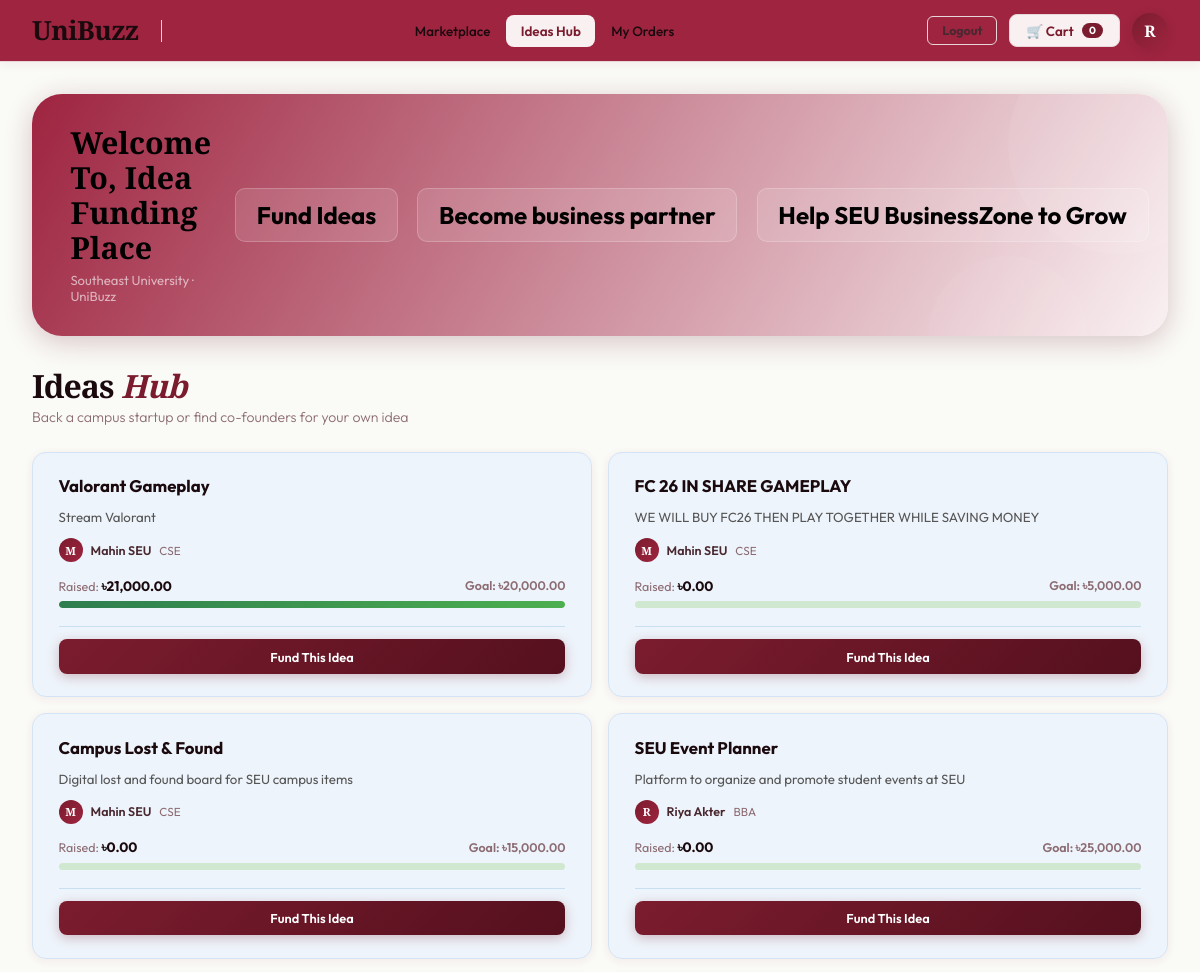
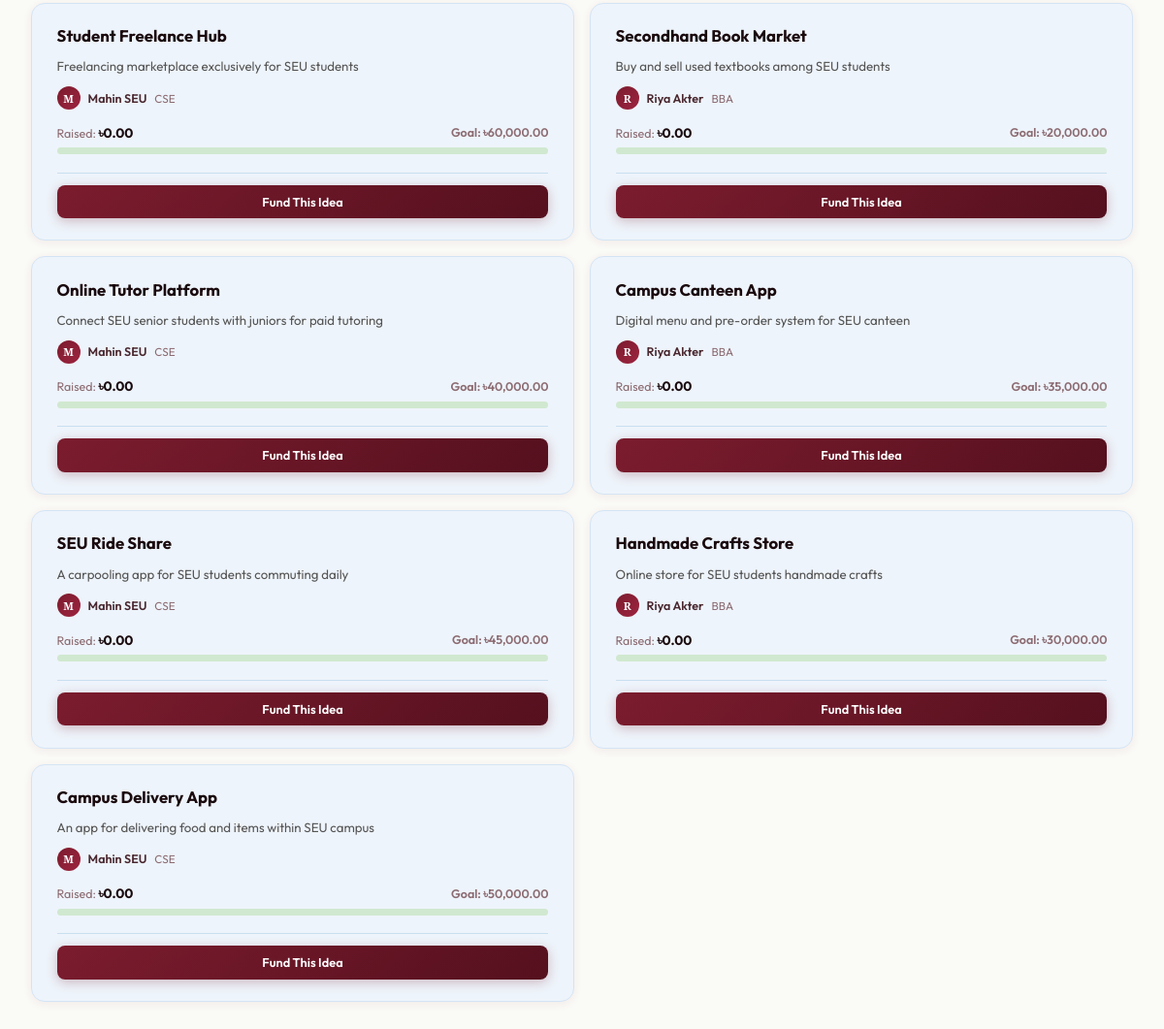
Page /buyerIdea.php (signed in) on the committed database (2 pictures, top to bottom).
### tables this page shows
CREATE TABLE `user_table` (
  `User_Id` int(11) NOT NULL,
  `First_Name` varchar(100) NOT NULL,
  `Last_Name` varchar(100) NOT NULL,
  `Email` varchar(150) NOT NULL,
  `Mobile` varchar(20) DEFAULT NULL,
  `Password` varchar(255) NOT NULL,
  `Admin_Id` int(11) DEFAULT NULL,
  `Buyer_Id` int(11) DEFAULT NULL,
  `Seller_Id` int(11) DEFAULT NULL
);

CREATE TABLE `business_idea` (
  `Idea_Id` int(11) NOT NULL,
  `Seller_Id` int(11) NOT NULL,
  `Idea` varchar(255) NOT NULL,
  `Description` text DEFAULT NULL,
  `Funding_Goal` decimal(12,2) DEFAULT NULL,
  `Status` varchar(50) DEFAULT 'Pending'
);

CREATE TABLE `seller` (
  `Seller_Id` int(11) NOT NULL,
  `User_Id` int(11) NOT NULL,
  `University_Email` varchar(150) NOT NULL,
  `Rating` decimal(3,2) DEFAULT 0.00,
  `Department` varchar(100) DEFAULT NULL,
  `Semester` varchar(20) DEFAULT NULL,
  `Student_Id` varchar(50) DEFAULT NULL
);

### buyerIdea.php (the view, shortened to what this page needs)
<?php
include("database.php");
$userId = $_SESSION["user_id"];
$sql     = "SELECT user_table.First_Name, user_table.Last_Name,
                   buyer.Buyer_Id, buyer.Cart_Id
            FROM user_table
            JOIN buyer ON user_table.Buyer_Id = buyer.Buyer_Id
            WHERE user_table.User_Id = $userId";
$result  = mysqli_query($conn, $sql);
$buyer   = mysqli_fetch_assoc($result);
$cartId  = $buyer['Cart_Id'];
$sql         = "SELECT COUNT(*) AS total FROM add_to_cart WHERE Cart_Id = $cartId";
$result      = mysqli_query($conn, $sql);
$row         = mysqli_fetch_assoc($result);
$totalInCart = $row['total'];
$sql      = "SELECT business_idea.Idea_Id, business_idea.Idea, business_idea.Description,
                    business_idea.Funding_Goal, business_idea.Status,
                    user_table.First_Name, user_table.Last_Name,
                    seller.Department,
                    COALESCE(SUM(idea_fund.Amount), 0) AS total_raised
             FROM business_idea
             JOIN seller ON business_idea.Seller_Id = seller.Seller_Id
             JOIN user_table ON seller.User_Id = user_table.User_Id
             LEFT JOIN idea_fund ON idea_fund.Idea_Id = business_idea.Idea_Id
             GROUP BY business_idea.Idea_Id
             ORDER BY business_idea.Idea_Id DESC";
$result   = mysqli_query($conn, $sql);
$allIdeas = mysqli_fetch_all($result, MYSQLI_ASSOC);
?>
<!DOCTYPE html>
<html lang="en">
<head>
    <link rel="stylesheet" href="buyerDash.css">
</head>
<body>
    <nav class="navbar">
        <div class="nav-logo">UniBuzz</div>
        <div class="nav-tabs">
            <a href="buyerHomepage.php" class="nav-tab">Marketplace</a>
            <a href="buyerIdea.php" class="nav-tab active">Ideas Hub</a>
            <a href="buyerOrder.php" class="nav-tab">My Orders</a>
        </div>
        <div class="nav-right">
            <form action="logout.php" method="POST" style="margin:0;">
                <button class="btn-logout" type="submit" name="logout">Logout</button>
            </form>
            <a href="buyerCart.php" class="cart-trigger">
                🛒 Cart <span class="cart-count"><?php echo $totalInCart; ?></span>
            </a>
            <div class="nav-avatar"><?php echo strtoupper(substr($buyer['First_Name'], 0, 1)); ?></div>
        </div>
    </nav>
    <div class="page-shell">
        <div class="app-content">
        <div class="welcome-banner">
            <div class="wb-text">
                <div class="wb-name">Welcome To, Idea Funding Place </div>
                <div class="wb-sub">Southeast University · UniBuzz</div>
            </div>
            <div class="wb-stats">
                <div class="wb-stat">
                    <div class="wb-stat-val">Fund Ideas</div>
                </div>
                <div class="wb-stat">
                    <div class="wb-stat-val">Become business partner</div>
                </div>
                <div class="wb-stat">
                    <div class="wb-stat-val">Help SEU BusinessZone to Grow</div>
                </div>
            </div>
        </div>
            <div class="sec-head">
                <div>
                    <div class="sec-title">Ideas <em>Hub</em></div>
                    <div class="sec-sub">Back a campus startup or find co-founders for your own idea</div>
                </div>
            </div>
            <div class="ideas-grid">
                <?php if(count($allIdeas) == 0): ?>
                    <div style="text-align:center;padding:3rem;color:var(--muted);">
                        No ideas posted yet.
                    </div>
                <?php else: ?>
                    <?php foreach($allIdeas as $idea): ?>
                    <?php
                        $goal     = $idea['Funding_Goal'];
                        $raised   = $idea['total_raised'];
                        $progress = ($goal > 0) ? round(($raised / $goal) * 100) : 0;
                        $firstLetter = strtoupper(substr($idea['First_Name'], 0, 1));
                    ?>
                    <div class="icard" style="animation-delay:.04s">
                        <div class="icard-title"><?php echo $idea['Idea']; ?></div>
                        <div class="icard-desc"><?php echo $idea['Description']; ?></div>
                        <div class="icard-founder">
                            <div class="founder-avatar"><?php echo $firstLetter; ?></div>
                            <span class="icard-founder-name">
                                <?php echo $idea['First_Name'] . " " . $idea['Last_Name']; ?>
                            </span>
                            <span class="icard-founder-dept"><?php echo $idea['Department']; ?></span>
                        </div>
                        <div class="fund-bar-wrap">
                            <div class="fund-meta">
                                <span>Raised: <span class="raised-amt">&#2547;<?php echo number_format($raised, 2); ?></span></span>
                                <span class="goal-amt">Goal: &#2547;<?php echo number_format($goal, 2); ?></span>
                            </div>
                            <div class="fund-bar">
                                <div class="fund-fill" style="width:<?php echo min($progress, 100); ?>%"></div>
                            </div>
                        </div>
                        <div class="icard-footer">
                            <?php if($idea['Status'] === 'Funded'): ?>
                                <div class="funded-badge">Fully Funded — ৳<?php echo number_format($raised, 2); ?> raised</div>
                            <?php else: ?>
                                <a href="buyerFund.php?idea=<?php echo $idea['Idea_Id']; ?>" class="btn-fund">
                                    Fund This Idea
                                </a>
                            <?php endif; ?>
                        </div>
                    </div>
                    <?php endforeach; ?>
                <?php endif; ?>
            </div>
        </div>
    </div>
</body>
</html>

### rows in the picture
user_table: First_Name "R"
business_idea: Idea "Valorant Gameplay", Description "Stream Valorant", user_table.First_Name "M", user_table.First_Name "Mahin", user_table.Last_Name "SEU", Seller_Id.Department "CSE", raised "21,000.00", Funding_Goal "20,000.00", min($progress, 100) 100 (drawn)
business_idea: Idea "FC 26 IN SHARE GAMEPLAY", Description "WE WILL BUY FC26 THEN PLAY TOGETHER WHILE SAVING MONEY", user_table.First_Name "M", user_table.First_Name "Mahin", user_table.Last_Name "SEU", Seller_Id.Department "CSE", raised "0.00", Funding_Goal "5,000.00"
business_idea: Idea "Campus Lost & Found", Description "Digital lost and found board for SEU campus items", user_table.First_Name "M", user_table.First_Name "Mahin", user_table.Last_Name "SEU", Seller_Id.Department "CSE", raised "0.00", Funding_Goal "15,000.00"
business_idea: Idea "SEU Event Planner", Description "Platform to organize and promote student events at SEU", user_table.First_Name "R", user_table.First_Name "Riya", user_table.Last_Name "Akter", Seller_Id.Department "BBA", raised "0.00", Funding_Goal "25,000.00"
business_idea: Idea "Student Freelance Hub", Description "Freelancing marketplace exclusively for SEU students", user_table.First_Name "M", user_table.First_Name "Mahin", user_table.Last_Name "SEU", Seller_Id.Department "CSE", raised "0.00", Funding_Goal "60,000.00"
business_idea: Idea "Secondhand Book Market", Description "Buy and sell used textbooks among SEU students", user_table.First_Name "R", user_table.First_Name "Riya", user_table.Last_Name "Akter", Seller_Id.Department "BBA", raised "0.00", Funding_Goal "20,000.00"
business_idea: Idea "Online Tutor Platform", Description "Connect SEU senior students with juniors for paid tutoring", user_table.First_Name "M", user_table.First_Name "Mahin", user_table.Last_Name "SEU", Seller_Id.Department "CSE", raised "0.00", Funding_Goal "40,000.00"
business_idea: Idea "Campus Canteen App", Description "Digital menu and pre-order system for SEU canteen", user_table.First_Name "R", user_table.First_Name "Riya", user_table.Last_Name "Akter", Seller_Id.Department "BBA", raised "0.00", Funding_Goal "35,000.00"
business_idea: Idea "SEU Ride Share", Description "A carpooling app for SEU students commuting daily", user_table.First_Name "M", user_table.First_Name "Mahin", user_table.Last_Name "SEU", Seller_Id.Department "CSE", raised "0.00", Funding_Goal "45,000.00"
business_idea: Idea "Handmade Crafts Store", Description "Online store for SEU students handmade crafts", user_table.First_Name "R", user_table.First_Name "Riya", user_table.Last_Name "Akter", Seller_Id.Department "BBA", raised "0.00", Funding_Goal "30,000.00"
business_idea: Idea "Campus Delivery App", Description "An app for delivering food and items within SEU campus", user_table.First_Name "M", user_table.First_Name "Mahin", user_table.Last_Name "SEU", Seller_Id.Department "CSE", raised "0.00", Funding_Goal "50,000.00"

### other values in the picture
$totalInCart "0"
